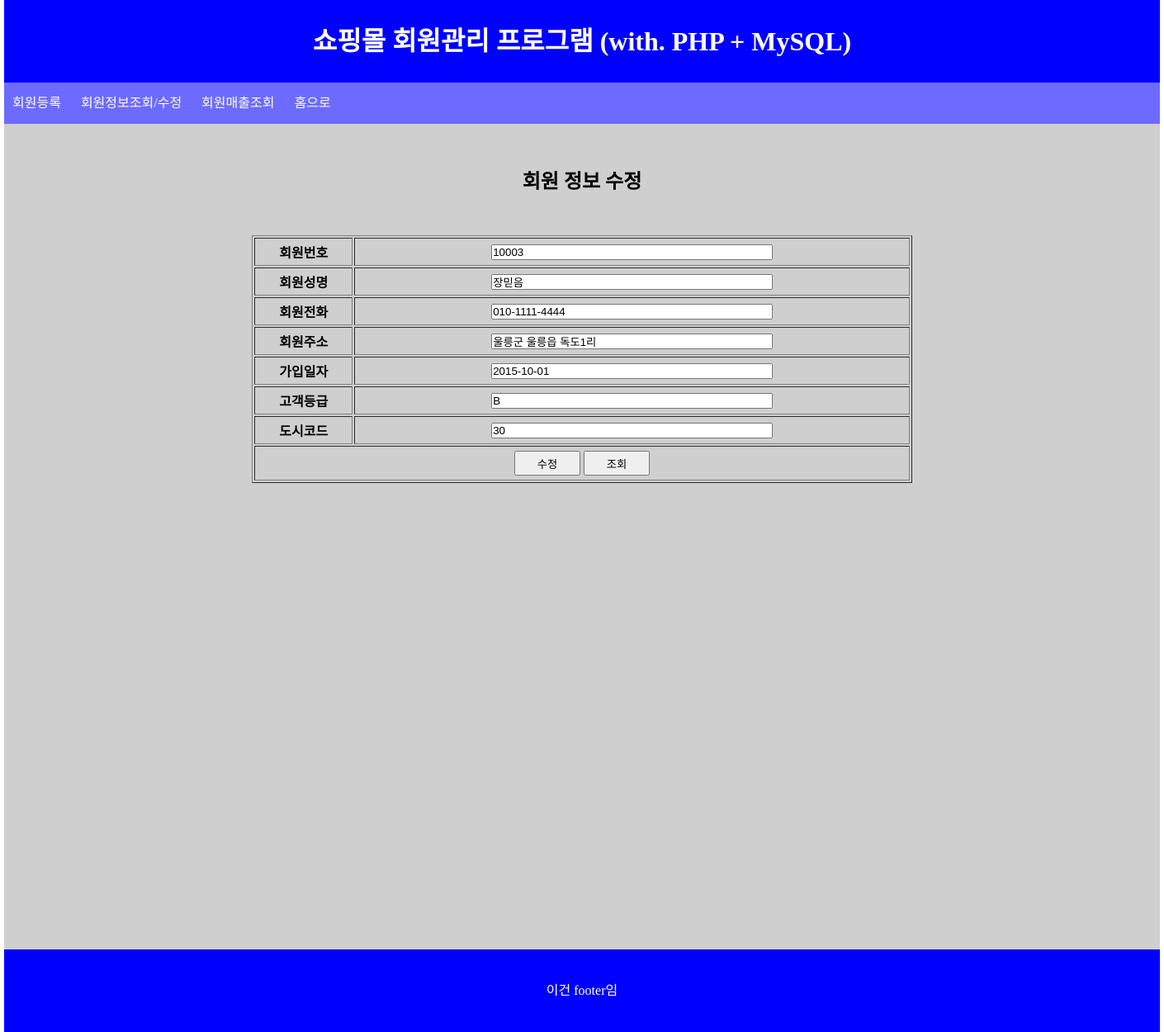
The page /update_member.php?custno=10003 on the database its author committed.
### tables this page shows
CREATE TABLE member_tbl_02 (
    custno INT(6) NOT NULL PRIMARY KEY,
    custname VARCHAR(20),
    phone VARCHAR(13),
    address VARCHAR(60),
    joindate DATE,
    grade CHAR(1),
    city CHAR(2)
);

### update_member.php (the view, shortened to what this page needs)
<!DOCTYPE html>
<html lang="ko">
<head>
    <link href="style.css" rel="stylesheet">
</head>
<body>
<?php include 'header.php'; ?>
<?php include 'connect.php'; ?>
<?php
    $custno = $_GET['custno'];
    $query = "SELECT * FROM member_tbl_02 WHERE custno = '$custno'";
    $result = mysqli_query($conn, $query);
    $row = mysqli_fetch_assoc($result);
?>
<h2>회원 정보 수정</h2>
<form action="update.php" method="POST">
    <table border="1">
        <tr>
            <th>회원번호</th>
            <td><input name="custno" value="<?php echo htmlspecialchars($row['custno']); ?>" size=40 readonly/></td>
        </tr>
        <tr>
            <th>회원성명</th>
            <td><input name="custname" value="<?php echo htmlspecialchars($row['custname']); ?>" size="40"/></td>
        </tr>
        <tr>
            <th>회원전화</th>
            <td><input name="phone" value="<?php echo htmlspecialchars($row['phone']); ?>" size="40"/></td>
        </tr>
        <tr>
            <th>회원주소</th>
            <td><input name="address" value="<?php echo htmlspecialchars($row['address']); ?>" size="40"/></td>
        </tr>
        <tr>
            <th>가입일자</th>
            <td><input name="joindate" value="<?php echo htmlspecialchars($row['joindate']); ?>" size="40"/></td>
        </tr>
        <tr>
            <th>고객등급</th>
            <td><input name="grade" value="<?php echo htmlspecialchars($row['grade']); ?>" size="40"/></td>
        </tr>
        <tr>
            <th>도시코드</th>
            <td><input name="city" value="<?php echo htmlspecialchars($row['city']); ?>" size="40"/></td>
        </tr>
        <tr>
            <td colspan=2>
                <input class="button" type="submit" value="수정" />
                <a href="member_select.php"><button>조회</button></a>
            </td>
        </tr>
    </table>
</form>
<?php include 'footer.php'; ?>
</body>
</html>

### style.css (style rules this page uses)
* { margin: 0; padding: 0; }
a { color: inherit; text-decoration: none; }
section h2 { text-align: center; padding: 50px; }
section table { width: 800px; height: 300px; text-align: center; margin: 0 auto; }
section button { width: 80px; height: 30px; }
section .button { width: 80px; height: 30px; }

### rows shown on the page
member_tbl_02: custno "10003", custname "장믿음", phone "010-1111-4444", address "울릉군 울릉읍 독도1리", joindate "2015-10-01", grade "B", city "30"
